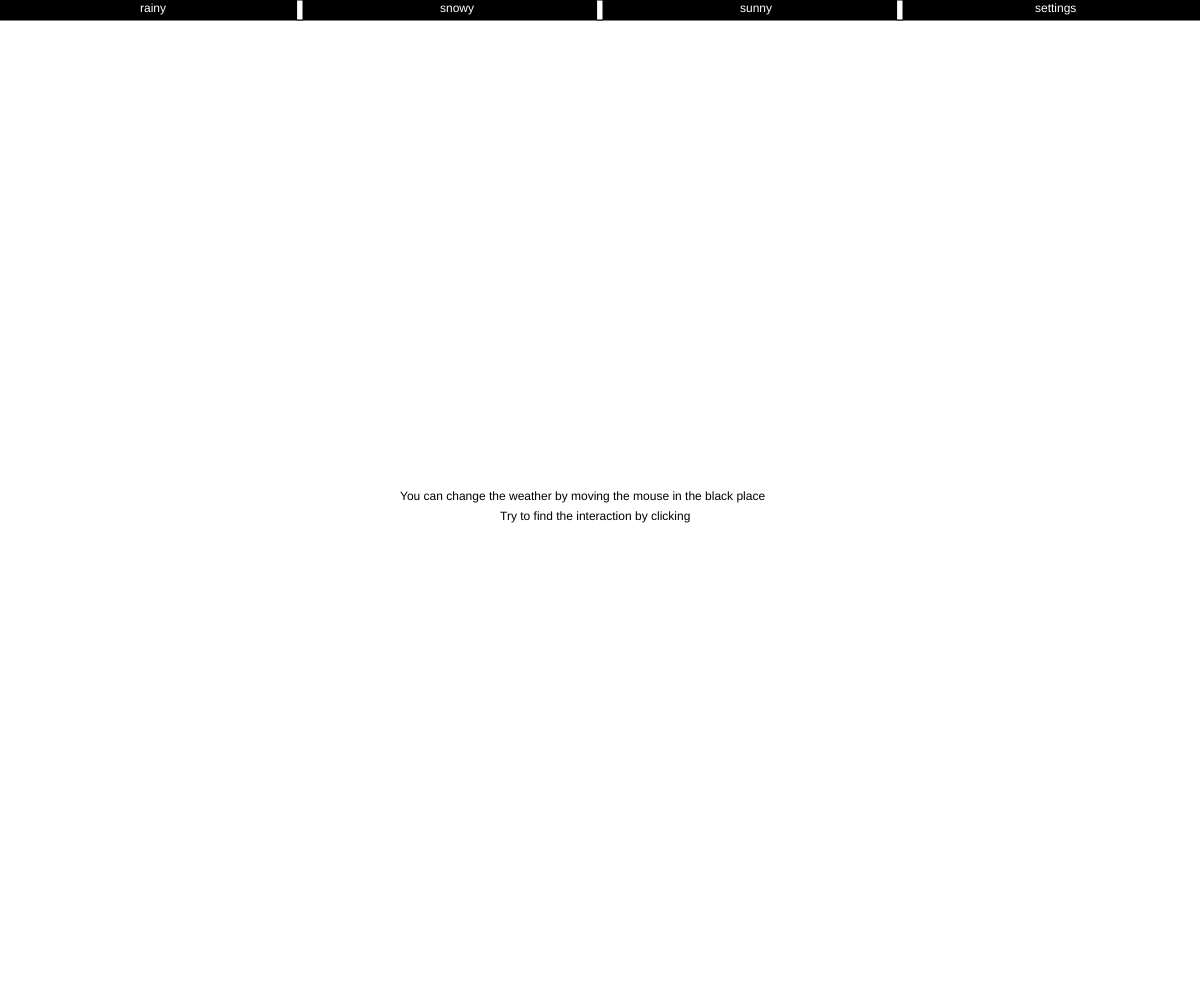
Frame 1 (no input)
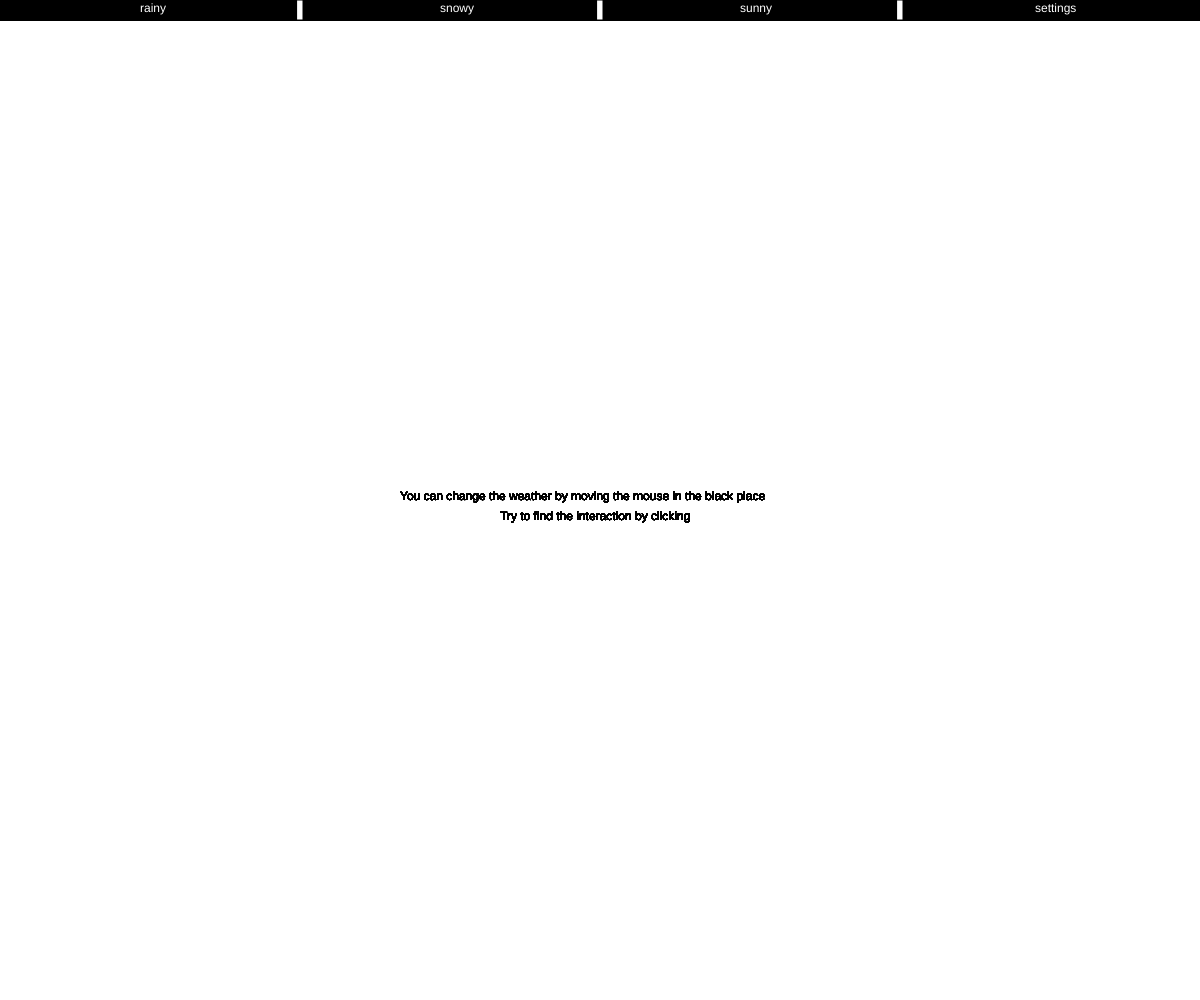
Frame 60 (no input)
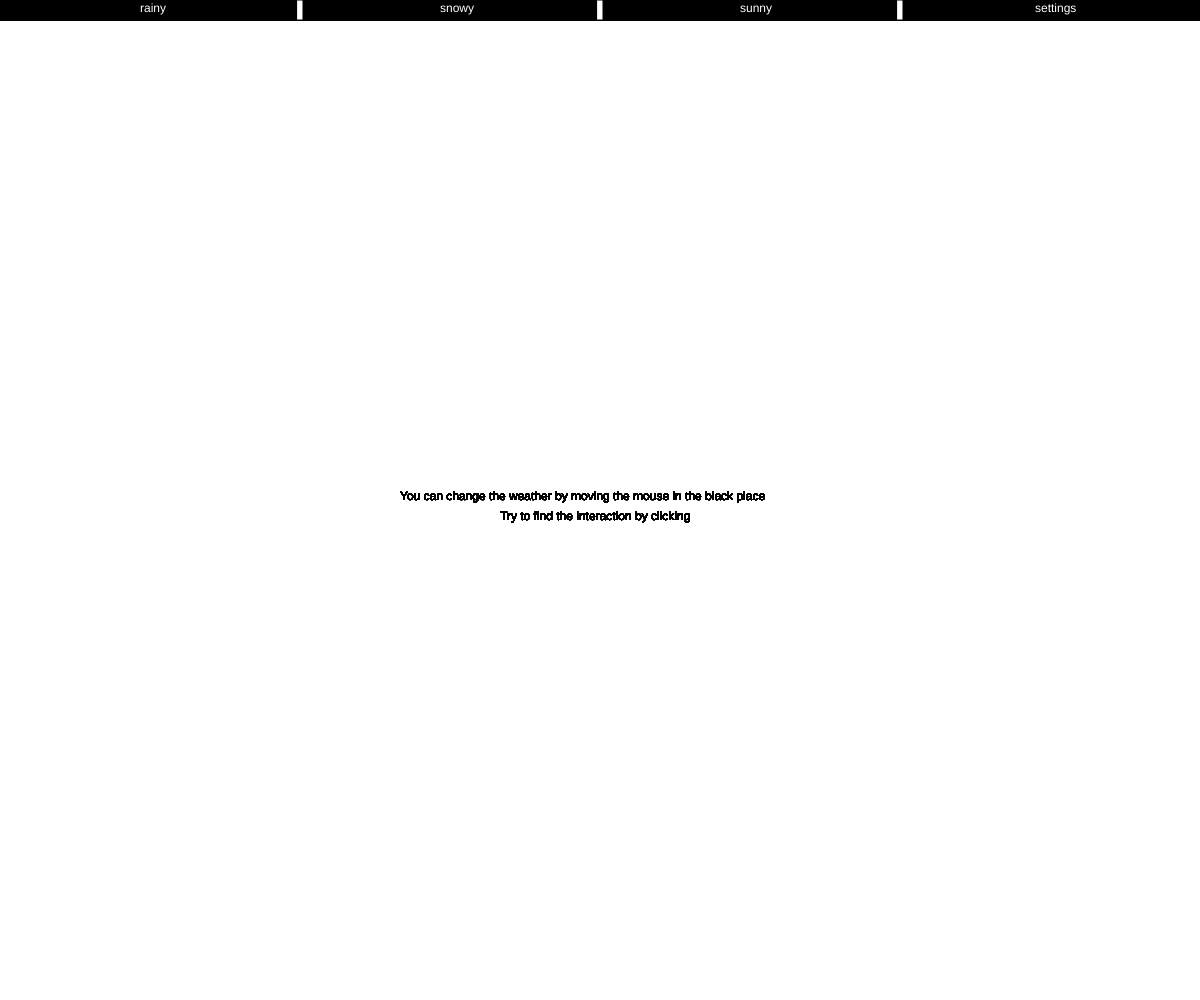
Frame 120 (the mouse pressed at the canvas centre since frame 60)

The p5.js sketch that drew these frames (run headless with seeded random() and noise() and a simulated clock; from frame 60 on, the mouse is pressed at the canvas centre):

// p5.js sketch
// ── sketch.js
let ripples = [];
let drops = [];
let cl = [];
let r1 = [];
let r2=[];
let g1 = [];
let g2=[];
let b1 = [];
let b2=[];
let stage=0
let snowflow=[]
let foot=[]
let lightning=false
let lightcount=0
let flower=[]



function setup() {
  createCanvas(windowWidth, windowHeight);
  for (let i = -100; i <= width + 100; i++) {
    cl[i] = random(20, 45);
    r1[i] = random(10, 30);
    g1[i] = random(20, 30);
    b1[i] = random(0, 8);
  }
  for(let i=0;i<=height*3/4;i++){
    b2[i]=map(i,0,height*3/4,255,120)
  }
}





function draw() {
  text("You can change the weather by moving the mouse in the black place",width/2-200,height/2)
  text("Try to find the interaction by clicking",width/2-100,height/2+20)
  fill(0)
  rect(0,0,width,20)
  fill(255)
  text("rainy",width/8-10,12)
  rect(width/4-3,0,6,20)
  text("snowy",width*3/8-10,12)
  rect(width/2-3,0,6,20)
  text("sunny",width*5/8-10,12)
  rect(width/4*3-3,0,6,20)
  text("settings",width*7/8-15,12)
  fill(0)
  if(mouseX<width/4&&mouseX>0&&mouseY>0&&mouseY<20){
    stage=1
  }
  if(mouseX>width/4&&mouseX<width/2&&mouseY>0&&mouseY<20){
    stage=2
  }
  if(mouseX>width/2&&mouseX<width*3/4&&mouseY>0&&mouseY<20){
    stage=3
  }
  if(mouseX>width*3/4&&mouseX<width&&mouseY>0&&mouseY<20){
    stage=0
  }
  if(stage==1){
    weatherrain();
  }
  if(stage==2){
    weathersnow();
  }
  if(stage==3){
    weathersunny();
  }
  //console.log(stage)
 
}





function weatherrain(){
   fill(0);
  background(255);

  noStroke();
  for (let i = -100; i <= width + 100; i++) {
    fill(r1[i], g1[i], b1[i], 50);
    rect(i, 0, 20, (height * 3) / 4 - 40);
  }

  for (let i = -100; i <= width + 100; i++) {
    fill(cl[i], cl[i], cl[i], 20);
    rect(i, (3 * height) / 4 - 40, 100, height / 4 + 40);
  }
    fill(0)
  rect(0,0,width,20)
  fill(255)
  text("rainy",width/8-10,12)
  rect(width/4-3,0,6,20)
  text("snowy",width*3/8-10,12)
  rect(width/2-3,0,6,20)
  text("sunny",width*5/8-10,12)
  rect(width/4*3-3,0,6,20)
  text("settings",width*7/8-15,12)
  fill(0)
  // fill(random(56,85),random(55,90),random(54,89))
  // rect(0,3*height/4-50,width,height/4+50)
  // for(let i=0;i<=width;i+=10){
  //   for(let j=0;j<=height;j+=10){
  //     fill(0,random(21,119),255,20)
  //     circle(i,j,random(30,70))
  //   }
  // }
  if(mouseIsPressed==true){
    
    lightning=true
    lightcount=1
  }
  
  if(lightning==true){
    if(lightcount==10){
      lightcount=0
      lightning=false
    }
    if(lightcount%2!=0){
    fill(255,255,255,70)
    rect(0,0,width,height)
    }
    if(lightcount%2==0){
      fill(0,0,0,70)
      rect(0,0,width,height)
    }
    lightcount++
  }
  if (mouseIsPressed == true && mouseY > (height * 3) / 4 + 20) {
    ripples.push(new rain(mouseX, mouseY));
  }
  let ran = random(1, 5);
  if (ran > 2 && ran < 5) {
    ripples.push(new rain(random(width), random((3 * height) / 4, height)));
  }
  drops.push(new Drop(random(width), random(-20, 20)));

  drops.push(new Drop(random(width), random(-20, 20)));
  
  for (let i = 0; i < ripples.length; i++) {
    ripples[i].update();
    ripples[i].display();
    drops[i].update();
    drops[i].display();
  }
  fill(0);
  rect(80, 80, 30, (height * 3) / 4);
  rect(80, 80, 130, 30);
  fill(226, 210, 11, 30);
  triangle(190, 100, -10, (height * 3) / 4 + 80, 390, (height * 3) / 4 + 80);
  fill(2);
  triangle(190, 80, 120, 180, 260, 180);
  fill(0);
  rect(width - 80, 80, 30, (height * 3) / 4);
  rect(width - 80 - 130, 80, 130, 30);
  fill(226, 210, 11, 30);
  triangle(
    width - 190,
    100,
    width + 10,
    (height * 3) / 4 + 80,
    width - 390,
    (height * 3) / 4 + 80
  );
  arc(width-190,(height*3)/4+80,400,100,0,PI)
  arc(190,(height*3)/4+80,400,100,0,PI)
  fill(0);
  triangle(width - 190, 80, width - 120, 180, width - 260, 180);
  fill(0,0,0,50)
  ellipse(95,(height*3)/4+80,100,30)
  ellipse(width-65,(height*3)/4+80,100,30)
  drops.push(new Drop(random(width), random(-20, 20)));
  drops.push(new Drop(random(width), random(-20, 20)));
}





function weathersnow(){
  background(0)
  for(let i=0;i<=3*height/4;i++){
    fill(100,100,b2[i])
    rect(0,i,width,1)
  }
  fill(255)
  rect(0,height*3/4-40,width,height/4+40)
  fill(0)
  rect(0,0,width,20)
  fill(255)
  text("rainy",width/8-10,12)
  rect(width/4-3,0,6,20)
  text("snowy",width*3/8-10,12)
  rect(width/2-3,0,6,20)
  text("sunny",width*5/8-10,12)
  rect(width/4*3-3,0,6,20)
  text("settings",width*7/8-15,12)
  fill(0)
  noStroke()
  fill(10);
  rect(80, 80, 30, (height * 3) / 4);
  rect(80, 80, 130, 30);
  fill(226, 210, 11, 30);
  triangle(190, 100, -10, (height * 3) / 4 + 80, 390, (height * 3) / 4 + 80);
  fill(10);
  triangle(190, 80, 120, 180, 260, 180);
  fill(10);
  rect(width - 80, 80, 30, (height * 3) / 4);
  rect(width - 80 - 130, 80, 130, 30);
  fill(226, 210, 11, 30);
  triangle(
    width - 190,
    100,
    width + 10,
    (height * 3) / 4 + 80,
    width - 390,
    (height * 3) / 4 + 80
  );
  arc(width-190,(height*3)/4+80,400,100,0,PI)
  arc(190,(height*3)/4+80,400,100,0,PI)
  fill(10);
  triangle(width - 190, 80, width - 120, 180, width - 260, 180);
  fill(0,0,0,50)
  ellipse(95,(height*3)/4+80,100,30)
  ellipse(width-65,(height*3)/4+80,100,30)
  if (mouseIsPressed == true && mouseY > (height * 3) / 4 - 20) {
    foot.push(new footprint(mouseX, mouseY));
  }
  for(let i=0;i<foot.length;i++){
    foot[i].display()
    foot[i].update()
  }
  snowflow.push(new Snow(random(width),random(-50,-20),random(0.05,0.2)))
  for(let i=0;i<snowflow.length;i++){
    snowflow[i].display()
    snowflow[i].update()
  }
}





let angle=0
let clouds=[]
function weathersunny(){
  background(135,198,254)
  fill(0)
  rect(0,0,width,20)
  fill(255)
  text("rainy",width/8-10,12)
  rect(width/4-3,0,6,20)
  text("snowy",width*3/8-10,12)
  rect(width/2-3,0,6,20)
  text("sunny",width*5/8-10,12)
  rect(width/4*3-3,0,6,20)
  text("settings",width*7/8-15,12)
  fill(0)
  let k=random(0,100)
  if(k<1){
    clouds.push(new cloud(random(width),random(0,100)))
  }
  
  push()
  translate(width-20,20)
  rotate(angle)
  strokeWeight(10)
  fill(250,250,20)
  stroke(226,196,88)
  for(let i=0;i<=18;i++){
    push()
    rotate(2*PI/18*i)
    triangle(0,-130,-20,-90,20,-90)
    pop()
  }
  stroke(255,120,120)
  fill(235,22,22)
  circle(0,0,200)
  pop()
  angle+=0.05
  noStroke()
  fill(80,255,80)
  rect(0,height*3/4-40,width,height/4+40)
  if(angle>=2*PI){
    angle-=2*PI
  }
  for(let i=0;i<clouds.length;i++){
    clouds[i].update()
    clouds[i].display()
  }

  fill(0,0,0,50)
  ellipse(-50,(height*3)/4+80,400,30)
  ellipse(width-220,(height*3)/4+80,400,30)
   if (mouseIsPressed == true && mouseY > (height * 3) / 4 -20) {
    flower.push(new Flower(mouseX, mouseY));
  }
  for(let i=0;i<flower.length;i++){
    flower[i].display()
    flower[i].update()
  }
  
  noStroke()
  fill(100);
  rect(80, 80, 30, (height * 3) / 4);
  rect(80, 80, 130, 30);
  fill(100);
  triangle(190, 80, 120, 180, 260, 180);
  fill(100);
  rect(width - 80, 80, 30, (height * 3) / 4);
  rect(width - 80 - 130, 80, 130, 30);
  fill(100);
  triangle(width - 190, 80, width - 120, 180, width - 260, 180);
  
 
}




class cloud{
  constructor(x,y){
    this.x=x
    this.y=y
    this.tran=100
  }
  display(){
    push()
    translate(this.x,this.y)
    noStroke()
    fill(255,255,255)
    ellipse(0,0,100,50)
    circle(0,0,70)
    fill(0,0,0,50)
    ellipse(0,height*3/4,100,20)
    pop()
  }
  update(){
    if(mouseIsPressed&&mouseY<height*3/4){
      this.x+=2.5
    }
    else{
      this.x+=0.5
    }
    this.y+=random(-1,1)
    if(this.x>width+120){
      this.x=-120
    }
    if(clouds.length>20){
      clouds.splice(0,1)
    }
  }
}

class Flower{
  constructor(x,y){
    this.x=x
    this.y=y
    this.r=random(20,255)
    this.g=random(20,255)
    this.b=random(20,255)
    this.scale=(this.y-20)/(height-20)
  }
  display(){
    push()
    translate(this.x,this.y)
    scale(this.scale)
    stroke(17,132,49)
    strokeWeight(3)
    noFill()
    arc(0,-20,10,40,PI/2,3*PI/2)
    push()
    rotate(-1)
    ellipse(5,-20,7,20)
    pop()
    push()
    rotate(1)
    ellipse(-8,-15,7,20)
    pop()
    
    push()
    fill(this.r,this.g,this.b)
    stroke(this.r-20,this.g-20,this.b-20)
    translate(0,-40)
    
    for(let i=0;i<=24;i++){
      rotate(2*PI/24*i)
      ellipse(0,-10,10,30)
    }
    
    
    
    pop()
    
    
    fill(255,255,110)
    circle(0,-40,10)
    fill(0,0,0,50)
    noStroke()
    ellipse(0,0,20,5)
    pop()
  }
  update(){
    if(flower.length>20){
      flower.splice(0,1)
    }
  }
  
}



class footprint{
  constructor(x,y){
    this.x=x
    this.y=y
    this.tran=100
    this.transp=1
    this.angle=random(-1,1)
    this.scale=(this.y-50)/(height-50)
  }
  display(){
    push()
    translate(this.x,this.y)
    //rotate(this.angle)
    scale(this.scale)
    noStroke()
    fill(40,40,40,this.tran)
    ellipse(0,0,40,20)
    ellipse(50,30,40,20)

    pop()
  }
  update(){
    this.tran-=this.transp
    if(foot.length>30){
      foot.splice(0,1)
    }
  }
}
class Snow{
  constructor(x,y,s){
    this.x=x
    this.y=y
    this.scale=s
    this.ysp=random(2,5)
  }
  display(){
   
    push()
    fill(255)
    noStroke()
    translate(this.x,this.y)
    scale(this.scale)
    rect(-5,-52,10,104)
    triangle(0,-60,-10,-50,10,-50)
    triangle(0,60,-10,50,10,50)
    quad(-30,-40,-20,-48,0,-30,0,-20)
    quad(30,-40,20,-48,0,-30,0,-20)
    quad(-30,40,-20,48,0,30,0,20)
    quad(30,40,20,48,0,30,0,20)
    push()
    rotate(PI/3)
    rect(-5,-52,10,104)
    triangle(0,-60,-10,-50,10,-50)
    triangle(0,60,-10,50,10,50)
    quad(-30,-40,-20,-48,0,-30,0,-20)
    quad(30,-40,20,-48,0,-30,0,-20)
    quad(-30,40,-20,48,0,30,0,20)
    quad(30,40,20,48,0,30,0,20)
    pop()
    push()
    rotate(PI*2/3)
    rect(-5,-52,10,104)
    triangle(0,-60,-10,-50,10,-50)
    triangle(0,60,-10,50,10,50)
    quad(-30,-40,-20,-48,0,-30,0,-20)
    quad(30,-40,20,-48,0,-30,0,-20)
    quad(-30,40,-20,48,0,30,0,20)
    quad(30,40,20,48,0,30,0,20)
    pop()
    pop()
  }
  update(){
    if(snowflow.length>=250){
      snowflow.splice(0,1)
    }
    if(mouseIsPressed==true){
      this.y+=this.ysp-1.9
    }
    else{
    this.y+=this.ysp
    }
  }
}
class rain {
  constructor(x, y) {
    this.x = x;
    this.y = y;
    this.tran = 100;
    this.transp = 1.8;
    this.a = 0;
    this.asp = 6;
    this.b = 0;
    this.bsp = 2;
    this.scale=(this.y-height/2)/(height/2)
  }
  update() {
    this.a += this.asp;
    this.b += this.bsp;
    this.tran -= this.transp;
    if (ripples.length > 150) {
      ripples.splice(0, 30);
    }
  }
  display() {
    noStroke();
    push()
    translate(this.x,this.y)
    scale(this.scale)
    fill(255, 255, 255, this.tran);
    ellipse(0,0, this.a, this.b);
    pop()
  }
}
class Drop {
  constructor(x, y) {
    this.x = x;
    this.y = y;
    this.xsp = 0.1;
    this.ysp = 25;
  }
  update() {
    this.x += random(-1, 1) * this.xsp;
    this.y += random(0, 2) * this.ysp;
    if (drops.length > 300) {
      drops.splice(0, 30);
    }
  }
  display() {
    noStroke();
    fill(255, 255, 255, 80);
    quad(
      this.x,
      this.y,
      this.x - 6,
      this.y + 70,
      this.x - 5,
      this.y + 70,
      this.x + 1,
      this.y
    );
    // rect(this.x,this.y,1.5,70)
  }
}
// class lightning {
//   constructor() {
    
//   }
//   display(){
//     fill(255)
//     rect(0,0,width,height)
//   }
// }

// ── style.css
body{
    margin: 8px;
    background-color: antiquewhite;
}
